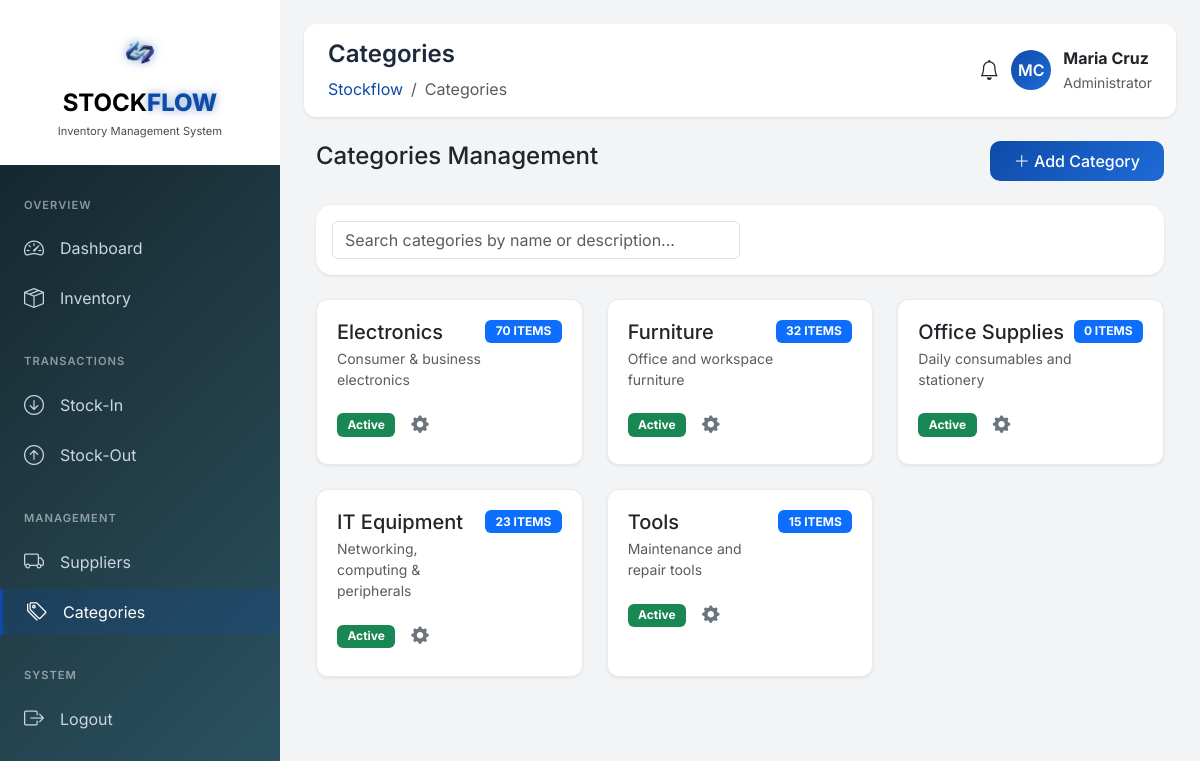
The page /index.php?page=categories (signed in) on the database its author committed.
### tables this page shows
CREATE TABLE categories (
    id INT PRIMARY KEY AUTO_INCREMENT,
    name VARCHAR(100) NOT NULL,
    description TEXT,
    is_active BOOLEAN DEFAULT TRUE,
    item_count INT DEFAULT 0,
    created_at TIMESTAMP DEFAULT CURRENT_TIMESTAMP
);

### config.php (called while the page is built, shortened)
<?php
function escape($string) {
    return htmlspecialchars($string, ENT_QUOTES, 'UTF-8');
}
?>

### categories.php (the view, shortened to what this page needs)
<?php
$stmt = $pdo->query("SELECT c.*, COALESCE(SUM(i.quantity), 0) as total_items
                     FROM categories c
                     LEFT JOIN inventory i ON c.id = i.category_id
                     GROUP BY c.id
                     ORDER BY c.created_at DESC");
$categories = $stmt->fetchAll();
?>
<div class="container-fluid">
    <div class="d-flex justify-content-between align-items-center mb-4">
        <h4>Categories Management</h4>
        <button class="btn btn-primary-custom" data-bs-toggle="modal" data-bs-target="#addCategoryModal">
            <i class="bi bi-plus-lg"></i> Add Category
        </button>
    </div>
    <div class="data-table mb-4">
        <div class="p-3">
            <input type="text" id="searchCategory" class="form-control w-50" placeholder="Search categories by name or description...">
        </div>
    </div>
    <div class="row g-4" id="categoriesContainer">
        <?php if (empty($categories)): ?>
            <div class="col-12">
                <div class="alert alert-info text-center">No categories found. Click "Add Category" to create one.</div>
            </div>
        <?php else: ?>
            <?php foreach ($categories as $category): ?>
            <div class="col-md-6 col-lg-4 category-card" data-category-name="<?php echo strtolower(escape($category['name'])); ?>" data-category-desc="<?php echo strtolower(escape($category['description'])); ?>">
                <div class="stat-card">
                    <div class="d-flex justify-content-between align-items-start mb-3">
                        <div>
                            <h5 class="mb-1"><?php echo escape($category['name']); ?></h5>
                            <p class="text-muted small mb-0"><?php echo escape($category['description']) ?: 'No description'; ?></p>
                        </div>
                        <span class="badge bg-primary"><?php echo number_format($category['total_items']); ?> ITEMS</span>
                    </div>
                    <div class="d-flex justify-content-between align-items-center">
                        <div class="d-flex align-items-center gap-2">
                            <span class="badge <?php echo $category['is_active'] ? 'bg-success' : 'bg-danger'; ?>">
                                <?php echo $category['is_active'] ? 'Active' : 'Inactive'; ?>
                            </span>
                            <button class="btn btn-sm btn-icon edit-category"
                                    data-id="<?php echo $category['id']; ?>"
                                    data-name="<?php echo escape($category['name']); ?>"
                                    data-desc="<?php echo escape($category['description']); ?>"
                                    data-status="<?php echo $category['is_active']; ?>"
                                    data-bs-toggle="modal"
                                    data-bs-target="#editCategoryModal"
                                    title="Manage Category">
                                <i class="bi bi-gear-fill"></i>
                            </button>
                        </div>
                    </div>
                </div>
            </div>
            <?php endforeach; ?>
        <?php endif; ?>
    </div>
</div>

### index.php (style rules this page uses)
* { font-family: 'Inter', sans-serif; }
body { background: #f3f4f6; overflow-x: hidden; }
.stat-card { background: white; border-radius: 16px; padding: 1.5rem; transition: all 0.3s ease; box-shadow: 0 1px 3px rgba(0,0,0,0.1); border: none; }
.data-table { background: white; border-radius: 16px; overflow: hidden; box-shadow: 0 1px 3px rgba(0,0,0,0.1); }
.btn-primary-custom { background: linear-gradient(135deg, #0e4ba8, #1e6bd8); border: none; padding: 0.5rem 1.5rem; border-radius: 10px; color: white; font-weight: 500; transition: all 0.3s ease; }

### categories.php (style rules this page uses)
.stat-card { background: white; border-radius: 12px; padding: 1.25rem; box-shadow: 0 1px 3px rgba(0,0,0,0.08); transition: all 0.2s ease; border: 1px solid #e9ecef; height: 100%; }
.badge { font-size: 0.75rem; padding: 0.35rem 0.65rem; }
.btn-icon { background: transparent; border: none; padding: 6px 8px; font-size: 1rem; border-radius: 6px; cursor: pointer; transition: all 0.2s ease; color: #6c757d; }
.btn-icon i { font-size: 1.1rem; }

### rows shown on the page
categories: name "Electronics", description "Consumer & business electronics", total_items "70", is_active "Active"
categories: name "Furniture", description "Office and workspace furniture", total_items "32", is_active "Active"
categories: name "Office Supplies", description "Daily consumables and stationery", total_items "0", is_active "Active"
categories: name "IT Equipment", description "Networking, computing & peripherals", total_items "23", is_active "Active"
categories: name "Tools", description "Maintenance and repair tools", total_items "15", is_active "Active"

### other values the page prints
str_replace('_', ' ', $page) "Categories"
$initials "MC"
$_SESSION['name'] "Maria Cruz"
$_SESSION['role'] "Administrator"
